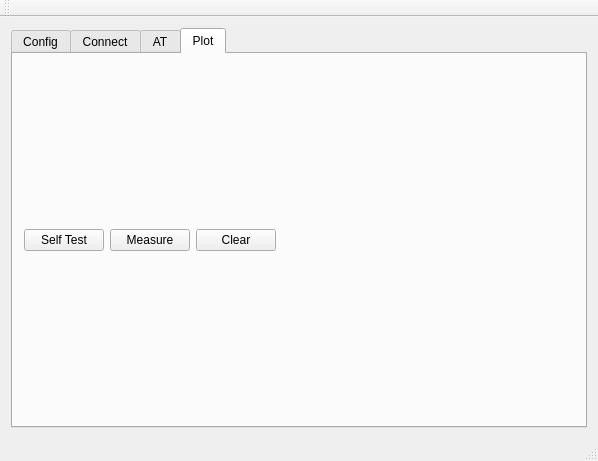
<?xml version="1.0" encoding="UTF-8"?>
<ui version="4.0">
 <class>MainWindow</class>
 <widget class="QMainWindow" name="MainWindow">
  <property name="geometry">
   <rect>
    <x>0</x>
    <y>0</y>
    <width>598</width>
    <height>461</height>
   </rect>
  </property>
  <property name="windowTitle">
   <string>Nanonets2Sense</string>
  </property>
  <widget class="QWidget" name="centralWidget">
   <layout class="QGridLayout" name="gridLayout">
    <item row="0" column="0">
     <layout class="QVBoxLayout" name="verticalLayout">
      <item>
       <widget class="QTabWidget" name="tabWidget">
        <property name="currentIndex">
         <number>3</number>
        </property>
        <widget class="QWidget" name="tab_3">
         <attribute name="title">
          <string>Config</string>
         </attribute>
         <layout class="QGridLayout" name="gridLayout_7">
          <item row="0" column="0">
           <layout class="QVBoxLayout" name="verticalLayout_4">
            <item>
             <widget class="QCheckBox" name="checkBoxConfigSmoothPlot">
              <property name="text">
               <string>Smooth Plot</string>
              </property>
             </widget>
            </item>
            <item>
             <widget class="QCheckBox" name="checkBoxConfigAntialias">
              <property name="text">
               <string>Antialias filtering</string>
              </property>
             </widget>
            </item>
            <item>
             <spacer name="verticalSpacer">
              <property name="orientation">
               <enum>Qt::Vertical</enum>
              </property>
              <property name="sizeHint" stdset="0">
               <size>
                <width>20</width>
                <height>40</height>
               </size>
              </property>
             </spacer>
            </item>
           </layout>
          </item>
         </layout>
        </widget>
        <widget class="QWidget" name="Connect">
         <attribute name="title">
          <string>Connect</string>
         </attribute>
         <layout class="QGridLayout" name="gridLayout_3">
          <item row="0" column="0">
           <widget class="QGroupBox" name="groupBoxWirelessInterface">
            <property name="title">
             <string>Wireless interface:</string>
            </property>
            <layout class="QGridLayout" name="gridLayout_2">
             <item row="0" column="0">
              <layout class="QGridLayout" name="gridLayout_4">
               <item row="1" column="0">
                <widget class="QPushButton" name="pushButtonBTdiscoverDevices">
                 <property name="text">
                  <string>Discover BT</string>
                 </property>
                </widget>
               </item>
               <item row="0" column="2">
                <widget class="QRadioButton" name="radioButtonWiFi">
                 <property name="text">
                  <string>WiFi</string>
                 </property>
                </widget>
               </item>
               <item row="3" column="0">
                <widget class="QLabel" name="labelBTstatus">
                 <property name="text">
                  <string>Status:</string>
                 </property>
                </widget>
               </item>
               <item row="0" column="0">
                <widget class="QRadioButton" name="radioButtonBT">
                 <property name="text">
                  <string>Bluetooth</string>
                 </property>
                 <property name="checked">
                  <bool>true</bool>
                 </property>
                </widget>
               </item>
               <item row="2" column="0">
                <widget class="QComboBox" name="comboBoxBTdevices"/>
               </item>
               <item row="5" column="0">
                <widget class="QPushButton" name="pushButtonBTconnect">
                 <property name="text">
                  <string>Connect BT</string>
                 </property>
                </widget>
               </item>
               <item row="1" column="2">
                <layout class="QHBoxLayout" name="horizontalLayout_3">
                 <item>
                  <widget class="QLabel" name="label">
                   <property name="text">
                    <string>IP Address:</string>
                   </property>
                  </widget>
                 </item>
                 <item>
                  <widget class="QLineEdit" name="lineEditWiFiAddress">
                   <property name="sizePolicy">
                    <sizepolicy hsizetype="Preferred" vsizetype="Fixed">
                     <horstretch>0</horstretch>
                     <verstretch>0</verstretch>
                    </sizepolicy>
                   </property>
                  </widget>
                 </item>
                </layout>
               </item>
               <item row="5" column="2">
                <widget class="QPushButton" name="pushButtonWiFiConnect">
                 <property name="text">
                  <string>Connect WiFi</string>
                 </property>
                </widget>
               </item>
               <item row="3" column="2">
                <widget class="QLabel" name="labelWiFiStatus">
                 <property name="text">
                  <string>Status:</string>
                 </property>
                </widget>
               </item>
               <item row="2" column="2">
                <layout class="QHBoxLayout" name="horizontalLayout_4">
                 <item>
                  <widget class="QLabel" name="labelWiFiPort">
                   <property name="text">
                    <string>Port:</string>
                   </property>
                  </widget>
                 </item>
                 <item>
                  <widget class="QLineEdit" name="lineEditWiFiPort">
                   <property name="sizePolicy">
                    <sizepolicy hsizetype="Minimum" vsizetype="Fixed">
                     <horstretch>0</horstretch>
                     <verstretch>0</verstretch>
                    </sizepolicy>
                   </property>
                  </widget>
                 </item>
                </layout>
               </item>
               <item row="6" column="2">
                <widget class="QPushButton" name="pushButtonWiFiDisconnect">
                 <property name="text">
                  <string>Disconnect WiFi</string>
                 </property>
                </widget>
               </item>
               <item row="6" column="0">
                <widget class="QPushButton" name="pushButtonBTdisconnect">
                 <property name="text">
                  <string>Disconnect BT</string>
                 </property>
                </widget>
               </item>
              </layout>
             </item>
            </layout>
           </widget>
          </item>
         </layout>
        </widget>
        <widget class="QWidget" name="tab_2">
         <attribute name="title">
          <string>AT</string>
         </attribute>
         <layout class="QGridLayout" name="gridLayout_5">
          <item row="0" column="0">
           <layout class="QVBoxLayout" name="verticalLayout_2">
            <item>
             <layout class="QHBoxLayout" name="horizontalLayout">
              <item>
               <widget class="QLineEdit" name="lineEditAT"/>
              </item>
              <item>
               <widget class="QPushButton" name="pushButtonATSend">
                <property name="text">
                 <string>Send</string>
                </property>
               </widget>
              </item>
             </layout>
            </item>
           </layout>
          </item>
          <item row="1" column="0">
           <widget class="QPlainTextEdit" name="plainTextEditAT"/>
          </item>
         </layout>
        </widget>
        <widget class="QWidget" name="tab">
         <attribute name="title">
          <string>Plot</string>
         </attribute>
         <layout class="QGridLayout" name="gridLayout_6">
          <item row="0" column="0">
           <layout class="QVBoxLayout" name="verticalLayout_3">
            <item>
             <layout class="QHBoxLayout" name="horizontalLayout_2">
              <item>
               <widget class="QPushButton" name="pushButtonTestNN2S">
                <property name="text">
                 <string>Self Test</string>
                </property>
               </widget>
              </item>
              <item>
               <widget class="QPushButton" name="pushButtonMeasNN2S">
                <property name="text">
                 <string>Measure</string>
                </property>
               </widget>
              </item>
              <item>
               <widget class="QPushButton" name="pushButtonClearPlot">
                <property name="text">
                 <string>Clear</string>
                </property>
               </widget>
              </item>
              <item>
               <spacer name="horizontalSpacer">
                <property name="orientation">
                 <enum>Qt::Horizontal</enum>
                </property>
                <property name="sizeHint" stdset="0">
                 <size>
                  <width>40</width>
                  <height>20</height>
                 </size>
                </property>
               </spacer>
              </item>
             </layout>
            </item>
           </layout>
          </item>
         </layout>
        </widget>
       </widget>
      </item>
     </layout>
    </item>
   </layout>
  </widget>
  <widget class="QMenuBar" name="menuBar">
   <property name="geometry">
    <rect>
     <x>0</x>
     <y>0</y>
     <width>598</width>
     <height>22</height>
    </rect>
   </property>
  </widget>
  <widget class="QToolBar" name="mainToolBar">
   <attribute name="toolBarArea">
    <enum>TopToolBarArea</enum>
   </attribute>
   <attribute name="toolBarBreak">
    <bool>false</bool>
   </attribute>
  </widget>
  <widget class="QStatusBar" name="statusBar"/>
 </widget>
 <layoutdefault spacing="6" margin="11"/>
 <tabstops>
  <tabstop>radioButtonBT</tabstop>
  <tabstop>radioButtonWiFi</tabstop>
  <tabstop>lineEditWiFiAddress</tabstop>
  <tabstop>lineEditWiFiPort</tabstop>
  <tabstop>pushButtonWiFiConnect</tabstop>
  <tabstop>pushButtonWiFiDisconnect</tabstop>
  <tabstop>pushButtonBTdiscoverDevices</tabstop>
  <tabstop>comboBoxBTdevices</tabstop>
  <tabstop>pushButtonBTconnect</tabstop>
  <tabstop>tabWidget</tabstop>
  <tabstop>lineEditAT</tabstop>
  <tabstop>pushButtonATSend</tabstop>
  <tabstop>plainTextEditAT</tabstop>
 </tabstops>
 <resources/>
 <connections/>
</ui>
